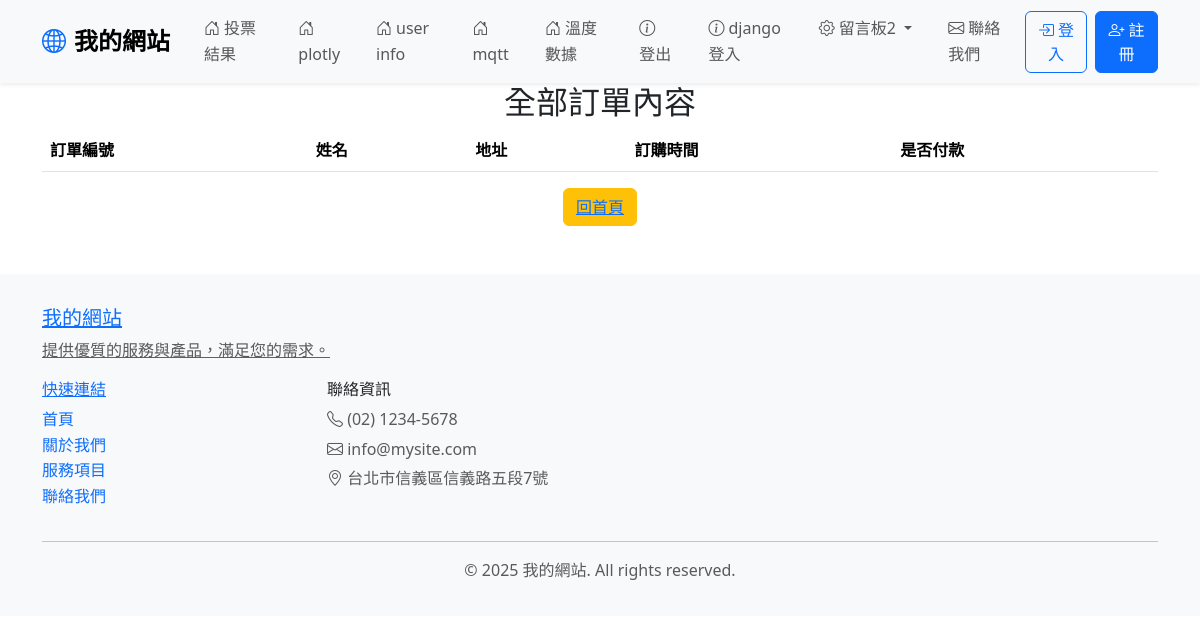
Page /myorders/ (signed in) on the earlier database version.
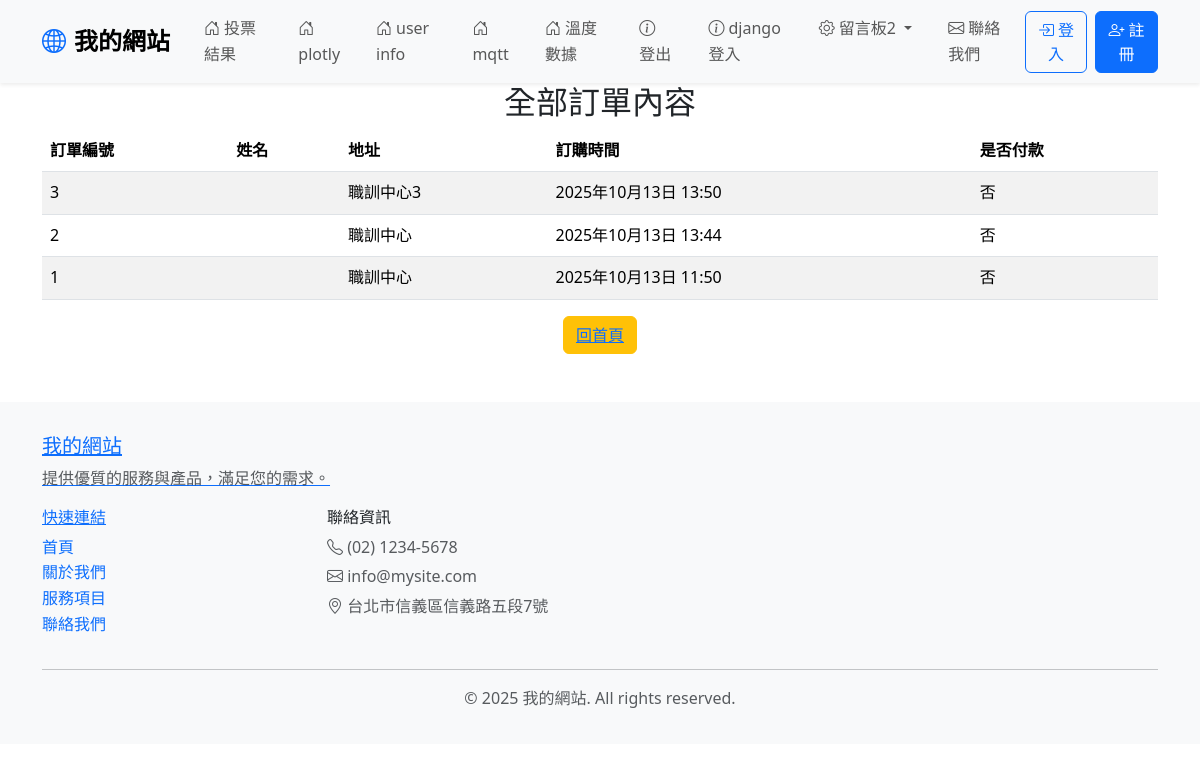
Same page on the later database version.
### mysite/models.py (models this page shows, shortened)
class Order(models.Model):
    user = models.ForeignKey(auth.models.User, on_delete=models.CASCADE)
    full_name = models.CharField(max_length=20)
    address = models.CharField(max_length=200)
    phone = models.CharField(max_length=15)
    created_at = models.DateTimeField(auto_now_add=True)
    updated_at = models.DateTimeField(auto_now=True)
    paid = models.BooleanField(default=False)
    class Meta:
        ordering = ('-created_at',)

### mysite/views.py (the view)
# urls.py: path('myorders/', views.my_orders, name='myorders-url'),
def my_orders(request):
    all_categories = models.Category.objects.all()
    orders = models.Order.objects.filter(user=request.user)
    return render(request, 'myorders.html', locals())

### templates/myorders.html (shortened to what this page needs)
{% extends "base.html" %}
{% load cart_tag %}
{% block content %}
<div class='container' align=center>
    <h2>全部訂單內容</h2>
    <table class="table table-striped">
        <thead>
            <tr>
                <th scope="col">訂單編號</th>
                <th scope="col">姓名</th>
                <th scope="col">地址</th>
                <th scope="col">訂購時間</th>
                <th scope="col">是否付款</th>
            </tr>
        </thead>
        <tbody>
            {% for order in orders %}
            <tr>
                <td>{{ order.id }}</td>
                <td>{{ order.name }}</td>
                <td>{{ order.address }}</td>
                <td>{{ order.created_at }}</td>
                <td>{{ order.paid | yesno:"是,否" }}</td>
            </tr>
            {% endfor %}
        </tbody>
    </table>
    <button class='btn btn-warning'><a href='/'>回首頁</button>
</div>
{% endblock content %}

### templates/base.html (shortened to what this page needs)
<!DOCTYPE html>
<html lang="zh-TW">
<head>
    <link href="https://cdnjs.cloudflare.com/ajax/libs/bootstrap/5.3.2/css/bootstrap.min.css" rel="stylesheet">
    <link href="https://cdnjs.cloudflare.com/ajax/libs/bootstrap-icons/1.11.1/font/bootstrap-icons.min.css" rel="stylesheet">
    </head>
<body>
    {% include "header.html" %}
    {% block content %}
    {% endblock content %}
    {% include "footer.html" %}
</body>
</html>

### templates/header.html (shortened to what this page needs)
{% block header %}
<header>
    <nav class="navbar navbar-expand-lg navbar-light bg-light shadow-sm">
        <div class="container">
            <a class="navbar-brand d-flex align-items-center" href="/">
                <i class="bi bi-globe2 me-2 text-primary"></i>
                我的網站
            </a>
            <div class="collapse navbar-collapse" id="navbarNav">
                <ul class="navbar-nav me-auto">
                    <li class="nav-item">
                        <a class="nav-link" href="/votes/">
                            <i class="bi bi-house-door me-1"></i>投票結果
                        </a>
                    </li>
                    <li class="nav-item">
                        <a class="nav-link" href="/plotly/">
                            <i class="bi bi-house-door me-1"></i>plotly
                        </a>
                    </li>
                    <li class="nav-item">
                        <a class="nav-link" href="/userinfo/">
                            <i class="bi bi-house-door me-1"></i>user info
                        </a>
                    </li>
                    <li class="nav-item">
                        <a class="nav-link" href="/mqtt/">
                            <i class="bi bi-house-door me-1"></i>mqtt
                        </a>
                    </li>
                    <li class="nav-item">
                        <a class="nav-link" href="/temp/">
                            <i class="bi bi-house-door me-1"></i>溫度數據
                        </a>
                    </li>
                    <li class="nav-item">
                        <a class="nav-link" href="/logout/">
                            <i class="bi bi-info-circle me-1"></i>登出
                        </a>
                    </li>
                    <li class="nav-item">
                        <a class="nav-link" href="/admin/login/?next=/">
                            <i class="bi bi-info-circle me-1"></i>django登入
                        </a>
                    </li>
                    <li class="nav-item dropdown">
                        <a class="nav-link dropdown-toggle" href="#" id="servicesDropdown" role="button"
                           data-bs-toggle="dropdown" aria-expanded="false">
                            <i class="bi bi-gear me-1"></i>留言板2
                        </a>
                    </li>
                    <li class="nav-item">
                        <a class="nav-link" href="/contact/">
                            <i class="bi bi-envelope me-1"></i>聯絡我們
                        </a>
                    </li>
                </ul>
                <div class="user-info">
                        <div class="d-flex gap-2">
                            <a href="/login/" class="btn btn-outline-primary">
                                <i class="bi bi-box-arrow-in-right me-1"></i>登入
                            </a>
                            <a href="/accounts/register/" class="btn btn-primary">
                                <i class="bi bi-person-plus me-1"></i>註冊
                            </a>
                        </div>
                </div>
            </div>
        </div>
    </nav>
</header>
{% endblock header %}

### templates/footer.html
{% block footer %}
    <footer class="footer bg-light mt-5">
        <div class="container">
            <div class="row">
                <div class="col-md-6">
                    <h5>我的網站</h5>
                    <p class="text-muted">提供優質的服務與產品，滿足您的需求。</p>
                </div>
                <div class="col-md-3">
                    <h6>快速連結</h6>
                    <ul class="list-unstyled">
                        <li><a href="/home/" class="text-decoration-none">首頁</a></li>
                        <li><a href="/about/" class="text-decoration-none">關於我們</a></li>
                        <li><a href="/services/" class="text-decoration-none">服務項目</a></li>
                        <li><a href="/contact/" class="text-decoration-none">聯絡我們</a></li>
                    </ul>
                </div>
                <div class="col-md-3">
                    <h6>聯絡資訊</h6>
                    <p class="text-muted mb-1">
                        <i class="bi bi-telephone"></i> (02) 1234-5678
                    </p>
                    <p class="text-muted mb-1">
                        <i class="bi bi-envelope"></i> info@mysite.com
                    </p>
                    <p class="text-muted">
                        <i class="bi bi-geo-alt"></i> 台北市信義區信義路五段7號
                    </p>
                </div>
            </div>
            <hr>
            <div class="row">
                <div class="col-12 text-center">
                    <p class="text-muted mb-0">
                        &copy; 2025 我的網站. All rights reserved.
                    </p>
                </div>
            </div>
        </div>
    </footer>
{% endblock footer %}

### templates/base.html (style rules this page uses)
:root { --primary-color: #0d6efd; --secondary-color: #6c757d; }
body { font-family: 'Segoe UI', Tahoma, Geneva, Verdana, sans-serif; line-height: 1.6; }
.navbar-brand { font-weight: bold; font-size: 1.5rem; }
.navbar-nav .nav-link { font-weight: 500; margin: 0 10px; transition: color 0.3s ease; }
.user-info { display: flex; align-items: center; gap: 10px; }
.footer { background-color: #f8f9fa; margin-top: auto; padding: 2rem 0; }

Differences in the rows shown:
added Order: id "3", address "職訓中心3", created_at "2025年10月13日 13:50", paid "否"
added Order: id "2", address "職訓中心", created_at "2025年10月13日 13:44", paid "否"
added Order: id "1", address "職訓中心", created_at "2025年10月13日 11:50", paid "否"
